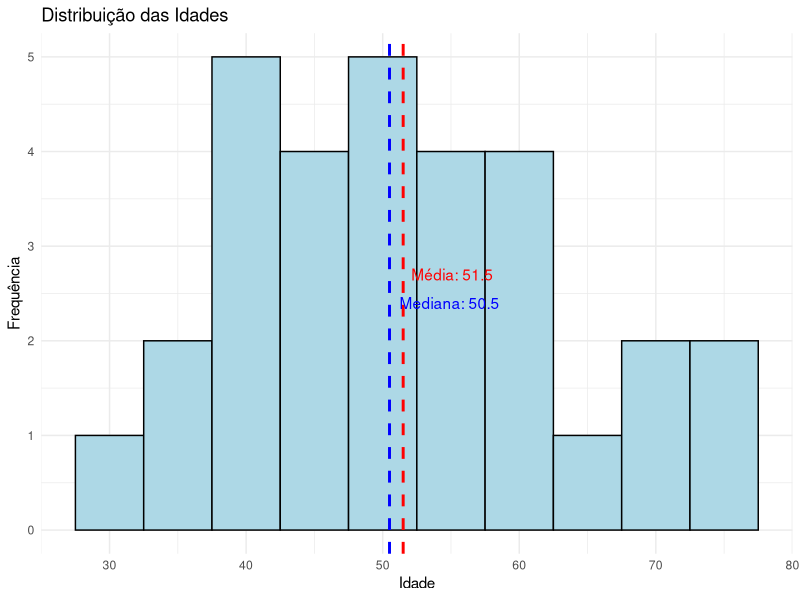
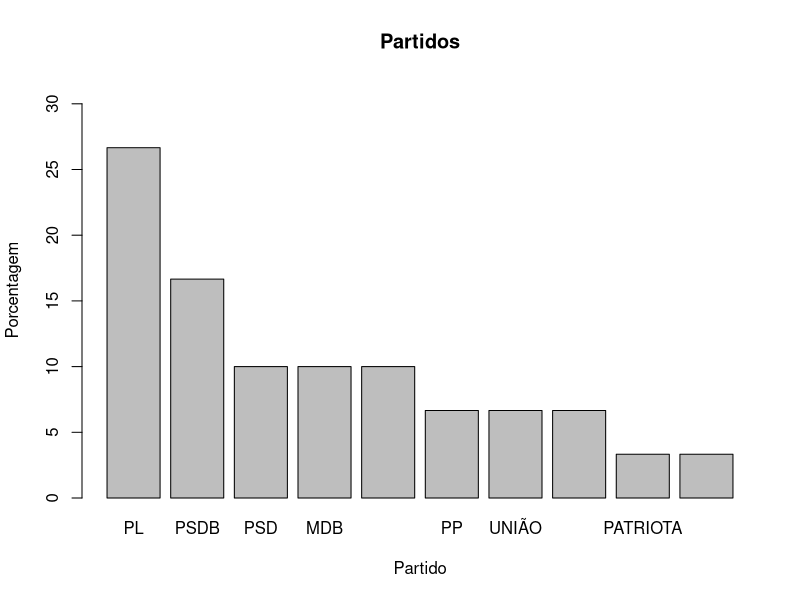
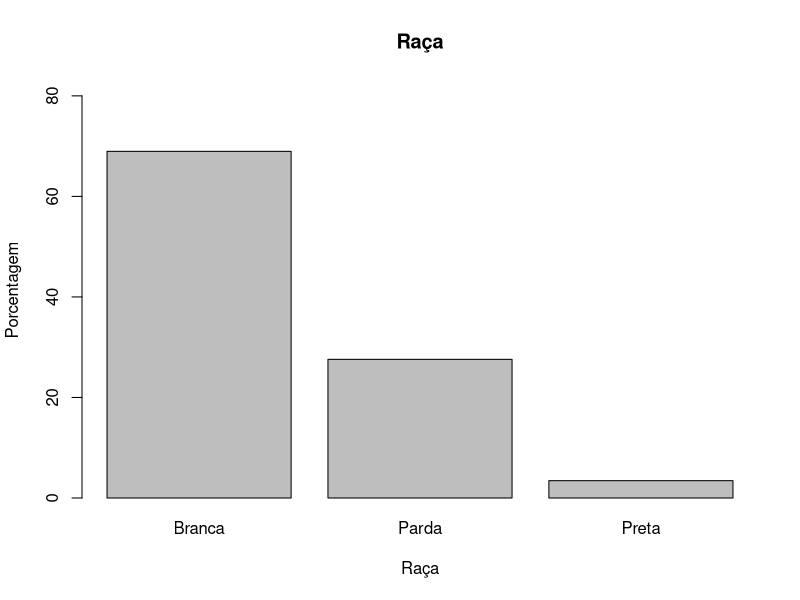
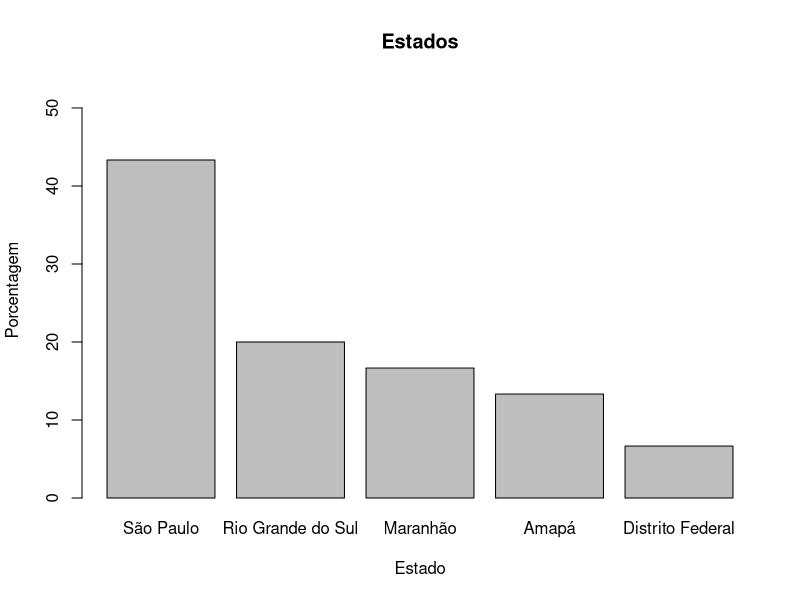
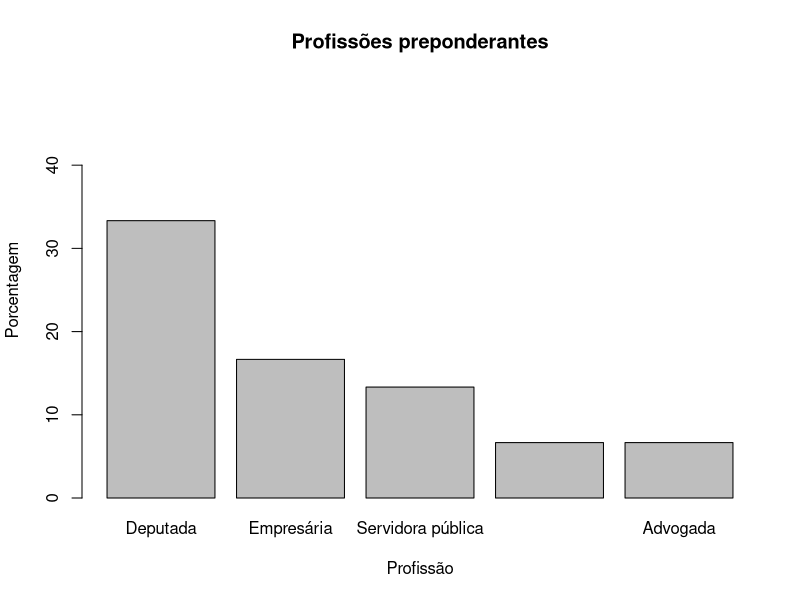
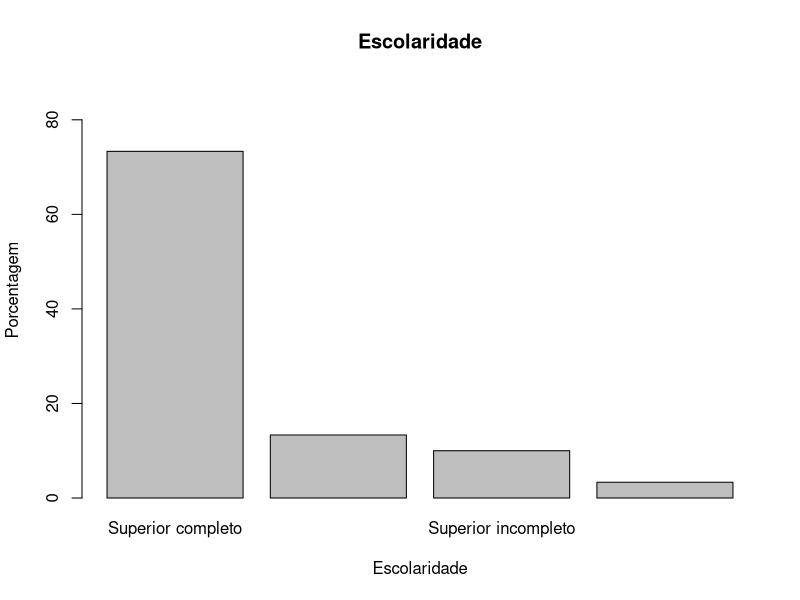
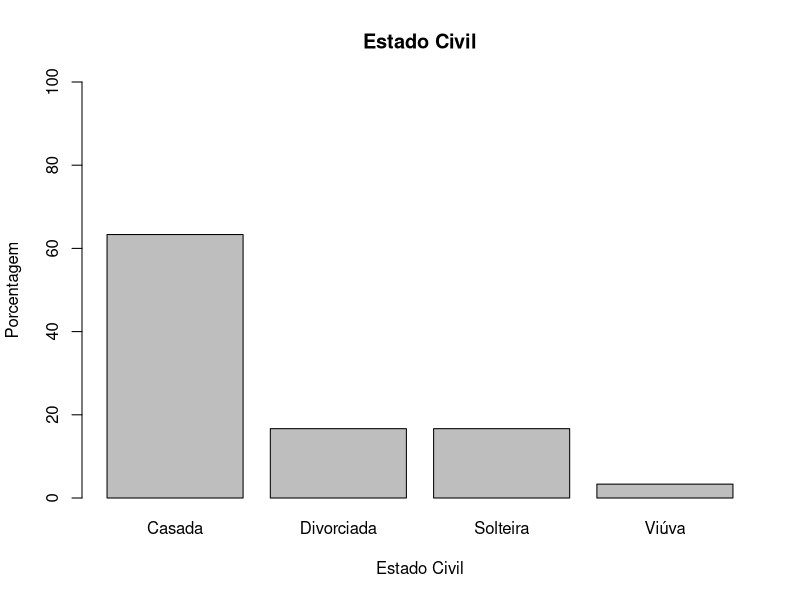
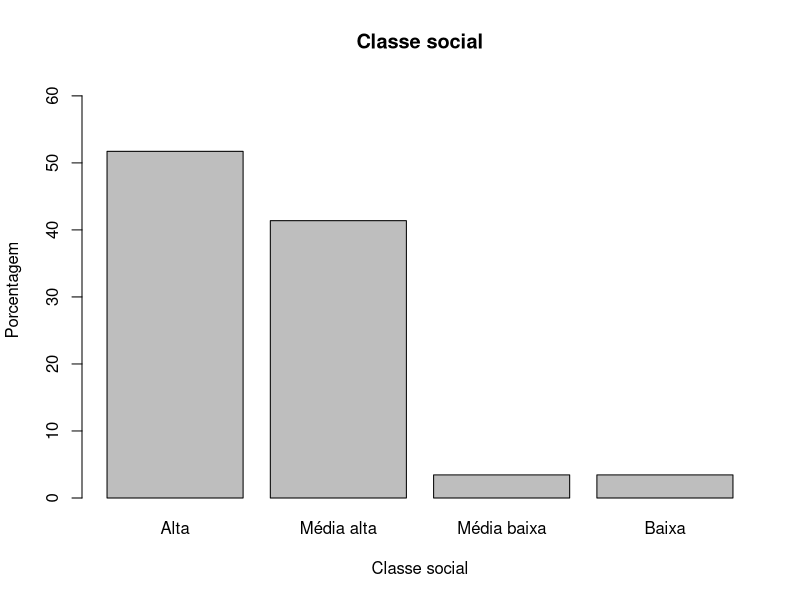

Reproduce these figures in R, in order.
getwd()
setwd("C:\\Users\\User\\Documents\\perfil")

a <- read.csv("deputadas_r.csv", fileEncoding = "UTF-8", stringsAsFactors = FALSE)

vlab <- names(a)
names(a) <- paste0("b", 1:ncol(a))

a$idade <- a$b2
attr(a$idade, "label") <- "Idade"

a$estado <- a$b3
attr(a$estado, "label") <- "Estado"

a$partido <- a$b4
attr(a$partido, "label") <- "Partido"

a$classificação <- a$b5
attr(a$classificação, "label") <- "Classificação"

a$raça <- a$b6
attr(a$raça, "label") <- "Raça"

a$profissão <- a$b7
attr(a$profissão, "label") <- "Profissão"

a$escolaridade <- a$b8
attr(a$escolaridade, "label") <- "Escolaridade"

a$estadocivil <- a$b9
attr(a$estadocivil, "label") <- "Estado civil"

a$classesocial <- a$b10
attr(a$classesocial, "label") <- "Classe social"

a$tempo <- a$b11
attr(a$tempo, "label") <- "Tempo na política"


########### ANALISANDO MULHERES DAS DIREITAS
#idade
media <- mean(a$b2)
print(media)

mediana <- median(a$b2)
print(mediana)

library(ggplot2)

ggplot(a, aes(x = b2)) +
  geom_histogram(binwidth = 5, fill = "lightblue", color = "black") +
  geom_vline(aes(xintercept = media), color = "red", linetype = "dashed", size = 1, label = "Média") +
  geom_vline(aes(xintercept = mediana), color = "blue", linetype = "dashed", size = 1, label = "Mediana") +
  labs(
    title = "Distribuição das Idades",
    x = "Idade",
    y = "Frequência"
  ) +
  theme_minimal() +
  annotate("text", x = media, y = max(table(a$b2)) * 0.9, label = paste("Média:", round(media, 2)), color = "red", hjust = -0.1) +
  annotate("text", x = mediana, y = max(table(a$b2)) * 0.8, label = paste("Mediana:", round(mediana, 2)), color = "blue", hjust = -0.1)

#partido
fpartido <- table(a$partido)
print(fpartido)

fpartido <- table(a$partido)
ppartido <- prop.table(fpartido) * 100
print(ppartido)


partidos <- c("PL","PSDB", "PSD", "MDB","REPUBLICANOS", "PP", "UNIÃO", "PODE", "PATRIOTA", "SDD")
porcentagens_partido <- c(26.66, 16.66, 10, 10, 10, 6.66, 6.66, 6.66, 3.33, 3.33  )
largura_barras <- 0.9
barplot(porcentagens_partido, 
        width = largura_barras, 
        names.arg = partidos, 
        main = "Partidos", xlab = "Partido", ylab = "Porcentagem",
        ylim = c(0, max(porcentagens_partido +5 )))




#raça
a$raça[a$raça == "Sem informação"] <- NA

fraça <- table(a$raça)
print(fraça)

fraça <- table(a$raça)
praça <- prop.table(fraça) * 100
print(praça)

write.csv(a, "C:\\Users\\User\\Documents\\deputadas_r.csv", row.names = FALSE)
barplot(praça, main = "Raça", xlab = "Raça", ylab = "Porcentagem", ylim = c(0, max(praça) * 1.2))

#estado

festado <- table(a$estado)
print(festado)

pestado <- prop.table(festado) * 100
print(pestado)

estados <- c("São Paulo", "Rio Grande do Sul", "Maranhão", "Amapá", "Distrito Federal")
porcentagens_estados <- c(43.33, 20, 16.66, 13.33, 6.66)
largura_barras <- 0.8
barplot(porcentagens_estados, 
        width = largura_barras, 
        names.arg = estados, 
        main = "Estados", xlab = "Estado", ylab = "Porcentagem",
        ylim = c(0, max(porcentagens_estados +10 )))


#profissão
fprofissão <- table(a$profissão)
print(fprofissão)

fprofissão <- table(a$profissão)
pprofissão <- prop.table(fprofissão) * 100
print(pprofissão)


profissão <- c("Deputada", "Empresária", "Servidora pública", "Administradora", "Advogada")
porcentagens_profissão <- c(33.33, 16.66, 13.33, 6.66, 6.66)
largura_barras <- 0.8
barplot(porcentagens_profissão, 
        width = largura_barras, 
        names.arg = profissão, 
        main = "Profissões preponderantes", xlab = "Profissão", ylab = "Porcentagem",
        ylim = c(0, max(porcentagens_profissão *1.5 )))

# Verificar os valores únicos na variável escolaridade
print(unique(a$escolaridade))
print(a$escolaridade)

# Redefinir a ordem dos fatores da escolaridade
a$escolaridade <- factor(a$escolaridade, 
                         levels = c("Ensino fundamental completo", 
                                    "Ensino médio completo", 
                                    "Superior incompleto", 
                                    "Superior completo"))

# Calcular a frequência e as porcentagens de escolaridade
fescolaridade <- table(a$escolaridade)
print(fescolaridade)

pescolaridade <- prop.table(fescolaridade) * 100
print(pescolaridade)

# Ordena os dados em ordem decrescente
pescolaridade_ordenada <- pescolaridade[order(pescolaridade, decreasing = TRUE)]

# Cria o gráfico com os dados ordenados
barplot(pescolaridade_ordenada, 
        main = "Escolaridade", 
        xlab = "Escolaridade", 
        ylab = "Porcentagem", 
        ylim = c(0, max(pescolaridade) * 1.2))

#estado civil

festadocivil <- table(a$estadocivil)
print(festadocivil)

festadocivil <- table(a$estadocivil)
pestadocivil <- prop.table(festadocivil) * 100
print(pestadocivil)

barplot(pestadocivil, main = "Estado Civil", xlab = "Estado Civil", ylab = "Porcentagem", ylim = c(0, 100))

#classe social de acordo com campos e machado (2020)

# Redefinir a ordem dos fatores da classe social
a$classesocial <- factor(a$classesocial, 
                         levels = c("Alta", 
                                    "Média alta", 
                                    "Média baixa", 
                                    "Baixa"))

# Calcular a frequência e as porcentagens de classe social
fclassesocial <- table(a$classesocial)
print(fclassesocial)

pclassesocial <- prop.table(fclassesocial) * 100
print(pclassesocial)

# Criar o gráfico de barras mantendo a ordem dos níveis definidos
barplot(pclassesocial, 
        main = "Classe social", 
        xlab = "Classe social", 
        ylab = "Porcentagem", 
        ylim = c(0, max(pclassesocial) * 1.2),
        col = "gray")


#tempo na política
media <- mean(a$tempo)
print(media)
mediana <- median(a$tempo)
print(mediana)

# Cria o histograma com linhas verticais para a média e a mediana
hist(a$tempo, 
     main = "Distribuição do Tempo na Política", 
     xlab = "Tempo na Política (anos)", 
     ylab = "Frequência", 
     col = "lightblue", 
     border = "black")

# Adiciona linhas para a média e a mediana
abline(v = media, col = "red", lwd = 2, lty = 2)     # Linha pontilhada vermelha para a média
abline(v = mediana, col = "blue", lwd = 2, lty = 2)   # Linha pontilhada azul para a mediana

# Adiciona uma legenda para as linhas
legend("topright", legend = c("Média", "Mediana"), 
       col = c("red", "blue"), lty = 2, lwd = 2)


#cruzamentos e distribuições
install.packages("dplyr")
library(dplyr)

# Converter as variáveis para fator, se ainda não estiverem
a$partido <- as.factor(a$partido)
a$raça <- as.factor(a$raça)

# Filtrar os dados para remover valores NA
dados_filtrados <- a %>%
  filter(!is.na(partido), !is.na(raça))

# Criar um gráfico de barras agrupadas
ggplot(dados_filtrados, aes(x = partido, fill = raça)) +
  geom_bar(position = "dodge") +
  labs(title = "Distribuição de Raça por Partido",
       x = "Partido",
       y = "Contagem",
       fill = "Raça") +
  theme_minimal() +
  theme(axis.text.x = element_text(angle = 45, hjust = 1))



# Converter as variáveis para fator, se ainda não estiverem
a$partido <- as.factor(a$partido)
a$estado <- as.factor(a$estado)

# Filtrar os dados para remover valores NA
dados_filtrados <- a %>%
  filter(!is.na(partido), !is.na(estado))

# Criar um gráfico de barras agrupadas
ggplot(dados_filtrados, aes(x = partido, fill = estado)) +
  geom_bar(position = "dodge") +
  labs(title = "Distribuição de Estado por Partido",
       x = "Partido",
       y = "Contagem",
       fill = "Estado") +
  theme_minimal() +
  theme(axis.text.x = element_text(angle = 45, hjust = 1))



# Converter as variáveis para fator, se ainda não estiverem
a$raça <- as.factor(a$raça)
a$escolaridade <- as.factor(a$escolaridade)

# Filtrar os dados para remover valores NA
dados_filtrados <- a %>%
  filter(!is.na(raça), !is.na(escolaridade))

# Criar um gráfico de barras agrupadas
ggplot(dados_filtrados, aes(x = raça, fill = escolaridade)) +
  geom_bar(position = "dodge") +
  labs(title = "Distribuição de Escolaridade por Raça",
       x = "Raça",
       y = "Contagem",
       fill = "Escolaridade") +
  theme_minimal()

# Converter as variáveis para fator, se ainda não estiverem
a$raça <- as.factor(a$raça)
a$classesocial <- as.factor(a$classesocial)

# Filtrar os dados para remover valores NA
dados_filtrados <- a %>%
  filter(!is.na(raça), !is.na(classesocial))

# Criar um gráfico de barras agrupadas
ggplot(dados_filtrados, aes(x = raça, fill = classesocial)) +
  geom_bar(position = "dodge") +
  labs(title = "Distribuição de Classe Social por Raça",
       x = "Raça",
       y = "Contagem",
       fill = "Classe Social") +
  theme_minimal()

# Converter as variáveis para fator, se ainda não estiverem
a$classesocial <- as.factor(a$classesocial)
a$partido <- as.factor(a$partido)

# Filtrar os dados para remover valores NA
dados_filtrados <- a %>%
  filter(!is.na(classesocial), !is.na(partido))

# Criar um gráfico de barras agrupadas
ggplot(dados_filtrados, aes(x = classesocial, fill = partido)) +
  geom_bar(position = "dodge") +
  labs(title = "Distribuição de Partidos por Classe Social",
       x = "Classe Social",
       y = "Contagem",
       fill = "Partido") +
  theme_minimal()



######## DIREITA TRADICIONAL E NEOCONSERVADORA
# Contagem das mulheres nas duas classificações
direita_tradicional <- sum(a$classificação == "Direita tradicional")
neoconservadora <- sum(a$classificação == "Neoconservadora")

# Exibir as contagens
direita_tradicional
neoconservadora

# Criar o gráfico de barras com as porcentagens
porcentagens_classificacao <- c(
  "Direita Tradicional" = (direita_tradicional / nrow(a)) * 100,
  "Neoconservadora" = (neoconservadora / nrow(a)) * 100
)

barplot(porcentagens_classificacao,
        main = "Porcentagem de Mulheres de Direita Tradicional e Neoconservadoras",
        xlab = "Classificação",
        ylab = "Porcentagem (%)",
        col = c("lightcoral", "lightblue"),
        ylim = c(0, 100))


# Contagem de partidos por classificação direita tradicional e neoconservadora
contagem_partidos <- a %>%
  group_by(partido, classificação) %>%
  summarise(contagem = n()) %>%
  ungroup()

# Plotar o gráfico de barras
ggplot(contagem_partidos, aes(x = partido, y = contagem, fill = classificação)) +
  geom_bar(stat = "identity", position = "dodge") +
  labs(
    title = "Comparação dos Partidos entre Direita Tradicional e Neoconservadora",
    x = "Partidos",
    y = "Contagem",
    fill = "Classificação"
  ) +
  theme_minimal() +
  theme(axis.text.x = element_text(angle = 45, hjust = 1))

# Teste de normalidade para Direita Tradicional
shapiro_direita_tradicional <- shapiro.test(a$tempo[a$classificação == "Direita tradicional"])
print(shapiro_direita_tradicional)

# Teste de normalidade para Neoconservadora
shapiro_neoconservadora <- shapiro.test(a$tempo[a$classificação == "Neoconservadora"])
print(shapiro_neoconservadora)


###########diferenciando os perfis: direita tradicional e neoconservadora

#partido
# Contagem de partidos por classificação direita tradicional e neoconservadora
contagem_partidos <- table(a$partido, a$classificação)
print(contagem_partidos)

# Realizar o teste qui-quadrado para verificar se a distribuição dos partidos é independente entre as classificações 
teste_qui_quadrado <- chisq.test(contagem_partidos)

# Exibir o resultado do teste qui-quadrado
print(teste_qui_quadrado)

# Caso o valor de p seja menor que 0.05, isso indicaria que há uma associação significativa entre partido e classificação
if(teste_qui_quadrado$p.value < 0.05) {
  print("Há uma associação significativa entre partido e a classificação")
} else {
  print("Não há uma associação significativa entre partido e a classificação")
}

# Contagem de partidos por classificação
contagem_partidos <- table(a$partido, a$classificação)

# Realizar o teste qui-quadrado para verificar se a distribuição dos partidos é independente entre as classificações 
teste_qui_quadrado <- chisq.test(contagem_partidos)

# Exibir o resultado do teste qui-quadrado
print(teste_qui_quadrado)

# Criar gráfico de barras agrupadas
ggplot(a, aes(x = partido, fill = classificação)) +
  geom_bar(position = "dodge") +
  labs(title = "Distribuição de Partidos por Classificação",
       x = "Partido",
       y = "Contagem",
       fill = "Classificação") +
  theme_minimal() +
  theme(axis.text.x = element_text(angle = 45, hjust = 1)) 

#estado

# Contagem de estados por classificação direita tradicional e neoconservadora
contagem_estados <- table(a$estado, a$classificação)
print(contagem_estados)

# Realizar o teste qui-quadrado para verificar se a distribuição dos estados é independente entre as classificações 
teste_qui_quadrado <- chisq.test(contagem_estados)

# Exibir o resultado do teste qui-quadrado
print(teste_qui_quadrado)

# Caso o valor de p seja menor que 0.05, isso indicaria que há uma associação significativa entre estado e classificação 
if(teste_qui_quadrado$p.value < 0.05) {
  print("Há uma associação significativa entre estado e a classificação.")
} else {
  print("Não há uma associação significativa entre estado e a classificação.")
}



#raça

# Contagem de raça por classificação direita tradicional e neoconservadora
contagem_raca <- table(a$raça, a$classificação)
print(contagem_raca)

# Realizar o teste qui-quadrado para verificar se a distribuição das raças é independente entre as classificações 
teste_qui_quadrado_raca <- chisq.test(contagem_raca)

# Exibir o resultado do teste qui-quadrado
print(teste_qui_quadrado_raca)

# Caso o valor de p seja menor que 0.05, isso indicaria que há uma associação significativa entre raça e classificação 
if(teste_qui_quadrado_raca$p.value < 0.05) {
  print("Há uma associação significativa entre raça e a classificação")
} else {
  print("Não há uma associação significativa entre raça e a classificação")
}



#escolaridade

# Contagem de escolaridade por classificação direita tradicional e neoconservadora
contagem_escolaridade <- table(a$escolaridade, a$classificação)
print(contagem_escolaridade)

# Realizar o teste qui-quadrado para verificar se a distribuição de escolaridade é independente entre as classificações 
teste_qui_quadrado_escolaridade <- chisq.test(contagem_escolaridade)

# Exibir o resultado do teste qui-quadrado
print(teste_qui_quadrado_escolaridade)

# Caso o valor de p seja menor que 0.05, isso indicaria que há uma associação significativa entre escolaridade e classificação 
if(teste_qui_quadrado_escolaridade$p.value < 0.05) {
  print("Há uma associação significativa entre escolaridade e a classificação")
} else {
  print("Não há uma associação significativa entre escolaridade e a classificação")
}




# idade

# Teste de normalidade para Direita Tradicional
shapiro_direita_tradicional <- shapiro.test(a$idade[a$classificação == "Direita tradicional"])
print(shapiro_direita_tradicional)

# Teste de normalidade para Neoconservadora
shapiro_neoconservadora <- shapiro.test(a$idade[a$classificação == "Neoconservadora"])
print(shapiro_neoconservadora)

direita_tradicional <- a %>% filter(classificação == "Direita Tradicional")
neoconservadora <- a %>% filter(classificação == "Neoconservadora")

# Realizar o teste t de Student para comparar a idade entre os dois grupos
teste_t_idade <- t.test(idade ~ classificação, data = a)
print(teste_t_idade)



#profissão

# Teste qui-quadrado para comparar Profissão por Classificação Direita Tradicional e Neoconservadora
teste_chi_profissao <- chisq.test(table(a$profissão, a$classificação))

# Exibir o resultado do teste qui-quadrado
print(teste_chi_profissao)

# Caso o valor de p seja menor que 0.05, isso indicaria que há uma associação significativa entre profissão e classificação
if(teste_chi_profissao$p.value < 0.05) {
  print("Há uma associação significativa entre profissão e a classificação")
} else {
  print("Não há uma associação significativa entre profissão e a classificação")
}


#classe social


# Teste qui-quadrado para comparar Classe Social por Classificação Direita Tradicional e Neoconservadora
teste_chi_classesocial <- chisq.test(table(a$classesocial, a$classificação))

# Exibir o resultado do teste qui-quadrado
print(teste_chi_classesocial)

# Caso o valor de p seja menor que 0.05, isso indicaria que há uma associação significativa entre classe social e classificação
if(teste_chi_classesocial$p.value < 0.05) {
  print("Há uma associação significativa entre classe social e a classificação")
} else {
  print("Não há uma associação significativa entre classe social e a classificação")
}


#tempo na política

# Teste de normalidade para Direita Tradicional no tempo na política
shapiro_direita_tradicional <- shapiro.test(a$tempo[a$classificação == "Direita tradicional"])
print(shapiro_direita_tradicional)

# Teste de normalidade para Neoconservadora no tempo na política
shapiro_neoconservadora <- shapiro.test(a$tempo[a$classificação == "Neoconservadora"])
print(shapiro_neoconservadora)

# Teste de Mann-Whitney para comparar Tempo na Política entre Direita Tradicional e Neoconservadora
teste_mannwhitney <- wilcox.test(tempo ~ classificação, data = a)

# Exibir o resultado do teste Mann-Whitney
print(teste_mannwhitney)

# Verificar se o p-valor é menor que 0.05 para determinar se a diferença é estatisticamente significativa
if (teste_mannwhitney$p.value < 0.05) {
  message("Há uma diferença estatisticamente significativa no Tempo na Política entre Direita Tradicional e Neoconservadora (p < 0.05).")
} else {
  message("Não há uma diferença estatisticamente significativa no Tempo na Política entre Direita Tradicional e Neoconservadora (p >= 0.05).")
}


# Teste de Qui-Quadrado para comparar Estado Civil entre Direita Tradicional e Neoconservadora
# Criando uma tabela de contingência
tabela_contingencia <- table(a$estadocivil, a$classificação)

# Realizando o teste de Qui-Quadrado
teste_qi_quadrado <- chisq.test(tabela_contingencia)

# Exibir o resultado do teste de Qui-Quadrado
print(teste_qi_quadrado)

# Verificar se o p-valor é menor que 0.05 para determinar se há uma associação significativa
if (teste_qi_quadrado$p.value < 0.05) {
  message("Há uma associação significativa entre Estado Civil e a Classificação (Direita Tradicional e Neoconservadora) (p < 0.05).")
} else {
  message("Não há uma associação significativa entre Estado Civil e a Classificação (Direita Tradicional e Neoconservadora) (p >= 0.05).")
}


############capital político

b <- read.csv("capitais.csv",
              stringsAsFactors = FALSE)
b <- read.csv("capitais.csv", fileEncoding = "UTF-8")

# Define novos nomes para as colunas
colnames(b) <- paste0("b", 1:ncol(b))

# Imprime o dataframe para ver o resultado
print(b)

vlab <- names(b)
names(b) <- paste0("b", 1:ncol(b))


# Calcular as frequências e proporções de capital político
fcapitalpolítico <- table(b$b1)
pcapitalpolítico <- prop.table(fcapitalpolítico) * 100

# Imprimir os resultados
print(fcapitalpolítico)
print(pcapitalpolítico)

# Definir os dados para o gráfico de barras
capitalpolítico <- c("Capital político do próprio campo", "Capital familiar", "Capital midiático", "Capital religioso", "Capital associativo", "Sindicatos", "Sem informações")
porcentagens_capitalpolítico <- c(50, 35.41, 4.16, 4.16, 2.08, 2.08, 2.08 )
largura_barras <- 0.8

# Aumentar a margem esquerda para evitar sobreposição
par(mar = c(5, 7, 4, 2) + 0.1)  

# Criar o gráfico de barras sem rótulos no eixo X
barplot_positions <- barplot(porcentagens_capitalpolítico, 
                             width = largura_barras, 
                             names.arg = "",  # Remove os rótulos temporariamente
                             main = "Capital Político", 
                             xlab = "Capital Político", 
                             ylab = "Porcentagem", 
                             ylim = c(0, 60))

# Adicionar os rótulos manualmente na horizontal
text(x = barplot_positions, 
     y = par("usr")[3] - 2,  # Ajuste de posição abaixo do eixo X
     labels = capitalpolítico, 
     srt = 10,  # Inclinação de 45 graus para melhorar a legibilidade
     adj = 1, 
     xpd = TRUE, 
     cex = 0.8)  # Ajuste o tamanho da fonte conforme necessário




# Carregar os dados
capitais <- read.csv("classificacao_capitais.csv", stringsAsFactors = FALSE)

# Carregar os dados com a codificação UTF-8
capitais <- read.csv("classificacao_capitais.csv", stringsAsFactors = FALSE, fileEncoding = "UTF-8")


# Verificar os dados para garantir a estrutura
print(capitais)

# Renomear as colunas para facilitar o uso
colnames(capitais) <- c("Direita Tradicional", "Neoconservadora")

# Transformar os dados para o formato longo usando tidyr
library(tidyr)
capitais_long <- pivot_longer(capitais, 
                              cols = everything(), 
                              names_to = "Classificacao",   
                              values_to = "Capital")

# Remover linhas com valores NA ou vazios na coluna "Capital"
capitais_long <- capitais_long[!is.na(capitais_long$Capital) & capitais_long$Capital != "", ]

# Gerar o gráfico comparativo

ggplot(capitais_long, aes(x = Capital, fill = Classificacao)) + 
  geom_bar(position = "dodge") +
  labs(title = "Comparação de Capitais Políticos: Direita Tradicional vs Neoconservadora",
       x = "Tipo de Capital Político",
       y = "Contagem",
       fill = "Classificação") +
  theme_minimal() +
  theme(axis.text.x = element_text(angle = 45, hjust = 1))

# Criar a tabela de contingência
tabela_contingencia <- table(capitais_long$Capital, capitais_long$Classificacao)  

# Aplicar o teste qui-quadrado
resultado_qc <- chisq.test(tabela_contingencia)

# Exibir o resultado
print(resultado_qc)

